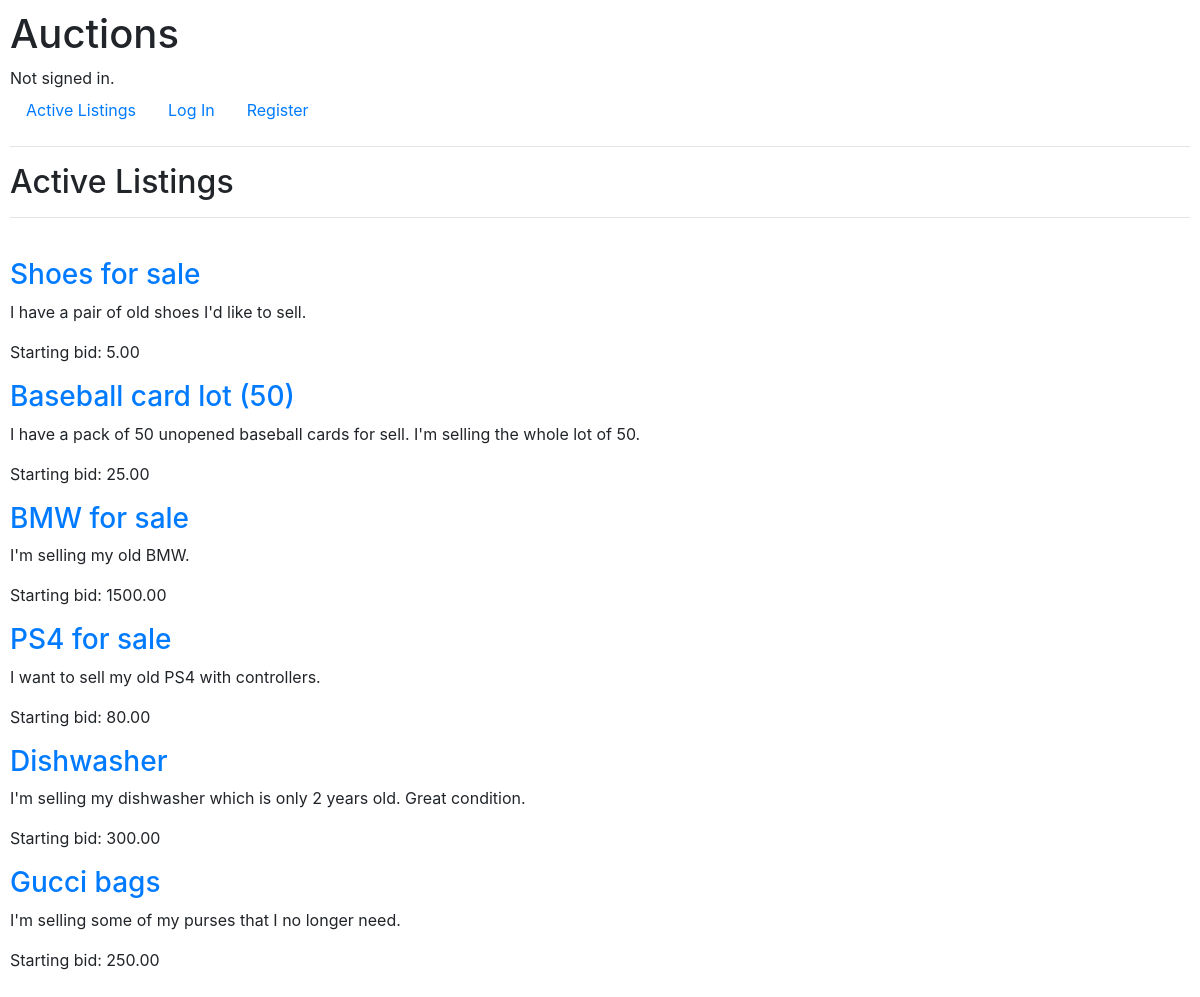
/, run on an earlier commit of the app's database.
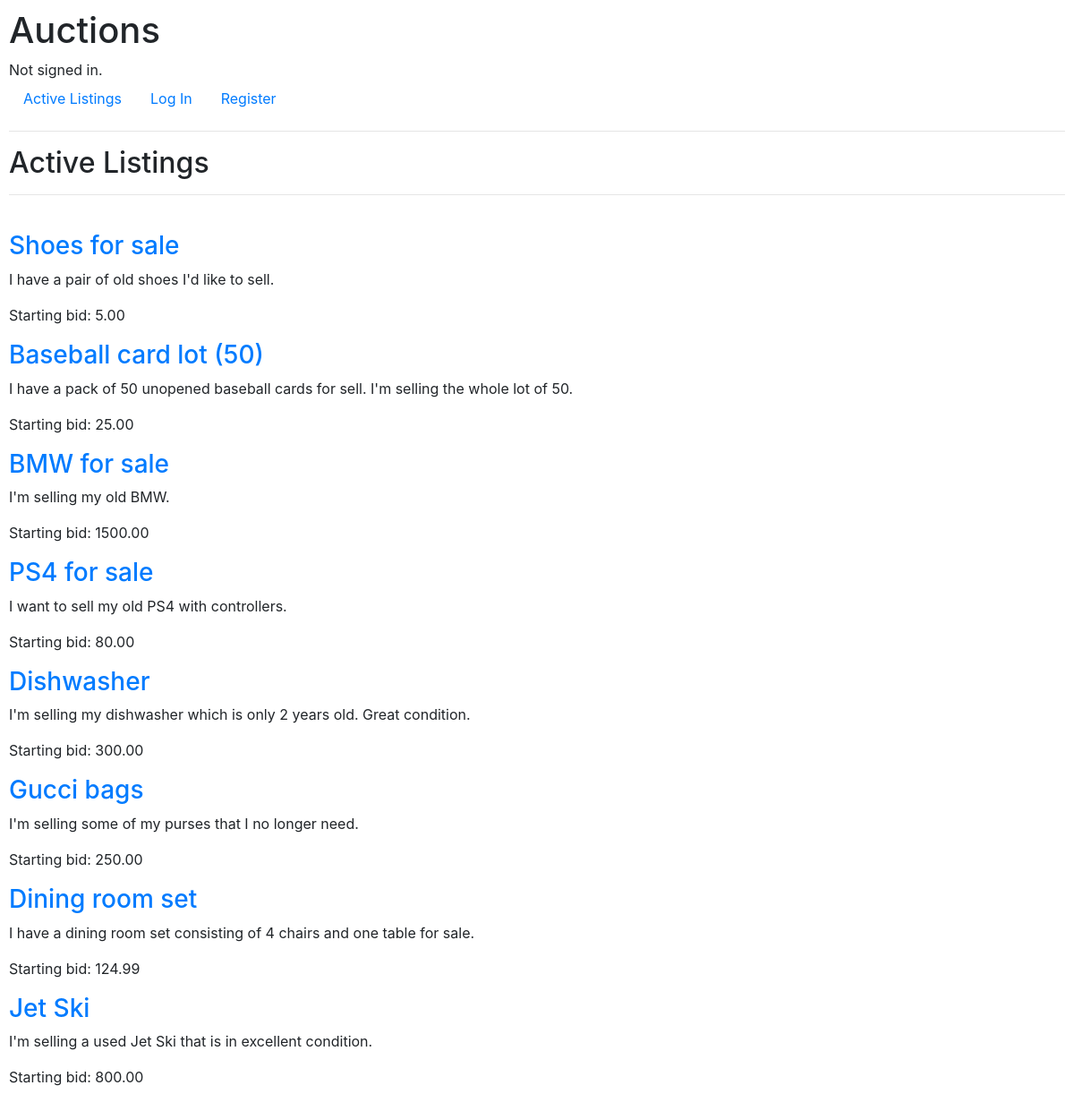
And on a later commit of the database.
### auctions/models.py (models this page shows, shortened)
class Listing(models.Model):
    title = models.CharField(max_length=200)
    description = models.TextField()
    starting_bid = models.DecimalField(max_digits=10, decimal_places=2)
    image_url = models.URLField(blank=True, null=True)
    category = models.CharField(max_length=50, blank=True, null=True)
    user = models.ForeignKey(User, on_delete=models.CASCADE)
    winner = models.ForeignKey(User, on_delete=models.SET_NULL, null=True, related_name='won_listings')
    active = models.BooleanField(default=True)

### auctions/views.py (the view)
# urls.py: path("", views.index, name="index"),
def index(request):
        active_listings = Listing.objects.filter(active=True)  # This line filters active listings
        return render(request, "auctions/index.html", {'listings': active_listings})

### auctions/templates/auctions/index.html (shortened to what this page needs)
{% extends "auctions/layout.html" %}
{% block body %}
    <h2>Active Listings</h2>
    <hr>
    <br>
<div class="listings">
    {% for listing in listings %}
    <div class="listing">
        <h3><a href="{% url 'listing' listing.id %}">{{ listing.title }}</a></h3>
        <p>{{ listing.description }}</p>
        <p>Starting bid: {{ listing.starting_bid }}</p>
    </div>
    {% endfor %}
</div>
{% endblock %}

### auctions/templates/auctions/layout.html (shortened to what this page needs)
{% load static %}
<!DOCTYPE html>
<html lang="en">
    <head>
        <link rel="stylesheet" href="https://stackpath.bootstrapcdn.com/bootstrap/4.4.1/css/bootstrap.min.css">
        <link href="{% static 'auctions/styles.css' %}" rel="stylesheet">
    </head>
    <body>
        <h1>Auctions</h1>
        <div>
            {% if user.is_authenticated %}
                Signed in as <strong>{{ user.username }}</strong>.
            {% else %}
                Not signed in.
            {% endif %}
        </div>
        <ul class="nav">
            <li class="nav-item">
                <a class="nav-link" href="{% url 'index' %}">Active Listings</a>
            </li>
            {% if user.is_authenticated %}
                <li class="nav-item">
                    <a class="nav-link" href="{% url 'logout' %}">Log Out</a>
                </li>
                <li class="nav-item">
                    <a class="nav-link" href="{% url 'create-listing' %}">Create Listing</a>
                </li>
                <li class="nav-item">
                    <a class="nav-link" href="{% url 'watchlist' %}">Watchlist</a>
                </li>
                <li class="nav-item">
                    <a class="nav-link" href="{% url 'closed-listings' %}">Closed Listings</a>
                </li>
            {% else %}
                <li class="nav-item">
                    <a class="nav-link" href="{% url 'login' %}">Log In</a>
                </li>
                <li class="nav-item">
                    <a class="nav-link" href="{% url 'register' %}">Register</a>
                </li>
            {% endif %}
        </ul>
        <hr>
        {% block body %}
        {% endblock %}
    </body>
</html>

### auctions/static/auctions/styles.css (style rules this page uses)
body { padding: 10px; }

What changed in the data, as far as the page shows it:
added Listing: title "Dining room set", description "I have a dining room set consisting of 4 chairs and one table for sale.", starting_bid "124.99"
added Listing: title "Jet Ski", description "I'm selling a used Jet Ski that is in excellent condition.", starting_bid "800.00"
